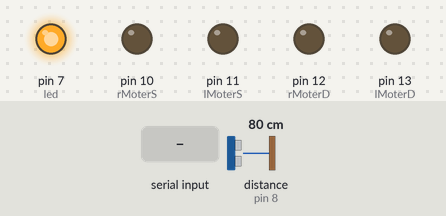
Recording of a sketch running on a simulated Arduino Uno, built with avr-gcc and run on an emulated ATmega328P. Shown: output pins drawn as LEDs (lit = HIGH). Wiring (inferred from the names in the program): ultrasonic range finder: trigger pin 9; echo pin 8. Inputs (shaded band) come from the test bench; at power-on: distance to the obstacle (sensor on pin 8) 80 cm. The echo pulse lasts 58.3 µs per cm; pins used as bus, display or sensor lines are not drawn; what the sketch prints to the serial monitor is not drawn.

Above: at 1.2 s.
1.3 s: distance to the obstacle (sensor on pin 8) set to 12 cm
2.8 s: distance to the obstacle (sensor on pin 8) set to 9 cm
At 3.2 s:
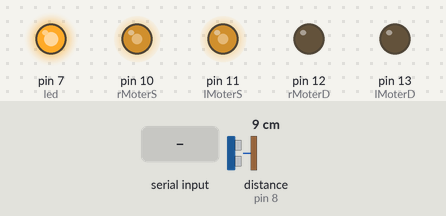
5.8 s: "N" received over the second serial link
At 6.3 s:
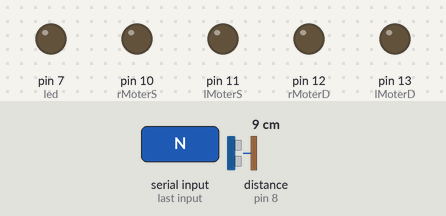
7.3 s: "B" received over the second serial link
At 8.4 s:
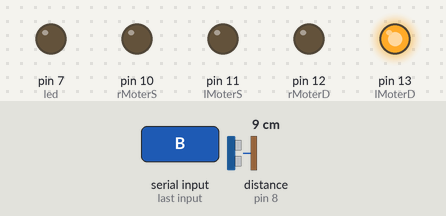
8.8 s: "Y" received over the second serial link
At 9.2 s:
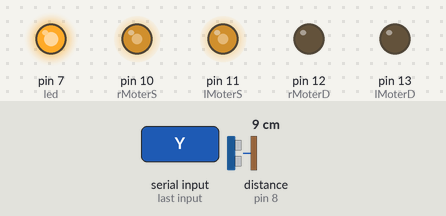
11.8 s: "F" received over the second serial link
Timing chart, 0 to 14.8 s (numbered marks = the images above; inputs shaded):
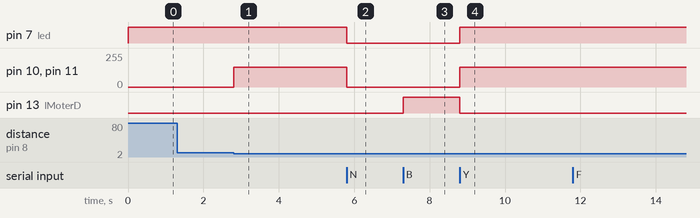

Measured:
- the behaviour switches between 11 and 10 cm on distance to the obstacle (sensor on pin 8) (found by bisection; images 0 and 1)
- after the input at 1.3 s, every drawn part: stays the same
- after the input at 2.8 s, pin 10 (rMoterS), pin 11 (lMoterS): 0/255 → 150/255 at once
- after the input at 5.8 s, pin 7 (led): HIGH → LOW at once; pin 10 (rMoterS), pin 11 (lMoterS): 150/255 → 0/255 at once
- after the input at 7.3 s, pin 13 (lMoterD): LOW → HIGH at once
- after the input at 8.8 s, pin 7 (led): LOW → HIGH at once; pin 10 (rMoterS), pin 11 (lMoterS): 0/255 → 150/255 at once; pin 13 (lMoterD): HIGH → LOW at once

The sketch:

barami_car_noBeacon.ino
```cpp
// Beacon을 이용한 위치추적과 자율주행 자동차 - 자동차
#include <SoftwareSerial.h>
SoftwareSerial RFSerial(2, 3); //TX to 2, RX to 3

int rMoterS = 10;   // Moter Speed
int lMoterS = 11;
int rMoterD = 12;   // Moter Direction, HIGH가 직진
int lMoterD = 13;   // LOW가 직진
int speed = 255;

int trigPin = 9;    // 초음파 센서
int echoPin = 8;
float obstacle = 10;    // [cm]

String receive; // RF통신
int receiveLength;
String commandReceive;
String speedReceive;
int comma;
char command;

int stance = 1;   // 상태를 나타내는 변수
int led = 7;

void setup(){               // 핀모드 설정 & 시리얼 통신 시작
  Serial.begin(9600);
  RFSerial.begin(9600);

  pinMode(rMoterS,OUTPUT);
  pinMode(lMoterS,OUTPUT);
  pinMode(rMoterD,OUTPUT);
  pinMode(lMoterD,OUTPUT);

  pinMode(trigPin, OUTPUT);
  pinMode(echoPin, INPUT);

  pinMode(led,OUTPUT);
}

void loop(){
  float duration, distance;      // 초음파 거리 측정
  digitalWrite(trigPin, LOW);
  delayMicroseconds(2);
  digitalWrite(trigPin, HIGH);
  delayMicroseconds(10);
  digitalWrite(trigPin, LOW);
  duration = pulseIn (echoPin, HIGH);
  distance = duration * 17 / 1000;    // distance={(34000*duration)/1000000}/2 (cm)

  while(!(distance >= obstacle) && stance==1){   // 장애물 감지 & 회피 (우회전)
    analogWrite(rMoterS,150);
    analogWrite(lMoterS,150);
    digitalWrite(rMoterD,LOW);
    digitalWrite(lMoterD,LOW);
    delay(500);
    analogWrite(rMoterS,0);
    analogWrite(lMoterS,0);
    digitalWrite(rMoterD,LOW);
    digitalWrite(lMoterD,LOW);
    break;
  }

  if(RFSerial.available()){   // RF통신 조작
    /* 방향과 속도를 둘 다 받기 위한 코드 이나 송신 속도를 엄청 느리게해야 동시에 보낼 수 있기 때문에 일단 비활성화
    receive = RFSerial.read();
    receiveLength = receive.length();
    comma = receive.indexOf(",");
    commandReceive = receive.substring(0, comma);
    speedReceive = receive.substring(comma, receiveLength);
    commandReceive.toCharArray(command, 100);
    speed = speedReceive.toInt();
    Serial.write(command);
    Serial.write(speed);
    */
    command = RFSerial.read();  // RF수신
    Serial.write(RFSerial.read());
    Serial.write(command);
    Serial.println(" ");

    stop();
    switch(command){
      case 'Y':
        stance = 1;
        break;
      case 'N':
        stance = 0;
        break;
      if(stance==1){
        case 'B':
          backward();
          break;
        if(distance > obstacle){
          case 'F':
            forward();
            break;
          case 'R':
            right();
            break;
          case 'L':
            left();
            break;
          case '1':
            forwardright();
            break;
          case '2':
            forwardleft();
            break;
          case '4':
            backwardright();
            break;
          case '3':
            backwardleft();
            break;
          case 'S':
            stop();
            break;
        }
      }
    }
  }

  if(stance==1){                  // on
    digitalWrite(led, HIGH);
  }

  if(stance==0){                  // off
    analogWrite(rMoterS,0);
    analogWrite(lMoterS,0);
    digitalWrite(led, LOW);
  }
}

void forward(){     // 전진
    analogWrite(rMoterS,speed);
    analogWrite(lMoterS,speed);
    digitalWrite(rMoterD,HIGH);
    digitalWrite(lMoterD,LOW);
}

void backward(){    // 후진
    analogWrite(rMoterS,speed);
    analogWrite(lMoterS,speed);
    digitalWrite(rMoterD,LOW);
    digitalWrite(lMoterD,HIGH);
}

void right(){   // 우회전 (좌측전진, 우측후진)
    analogWrite(rMoterS,speed);
    analogWrite(lMoterS,speed);
    digitalWrite(rMoterD,HIGH);
    digitalWrite(lMoterD,HIGH);
}

void left(){    // 좌회전 (좌측후진, 우측전진)
    analogWrite(rMoterS,speed);
    analogWrite(lMoterS,speed);
    digitalWrite(rMoterD,LOW);
    digitalWrite(lMoterD,LOW);
}

void forwardright(){     // forwardright
    analogWrite(rMoterS,speed);
    analogWrite(lMoterS,speed/4);
    digitalWrite(rMoterD,HIGH);
    digitalWrite(lMoterD,LOW);
}

void forwardleft(){     // forwardleft
    analogWrite(rMoterS,speed/4);
    analogWrite(lMoterS,speed);
    digitalWrite(rMoterD,HIGH);
    digitalWrite(lMoterD,LOW);
}

void backwardright(){    // backwardright
    analogWrite(rMoterS,speed);
    analogWrite(lMoterS,speed/4);
    digitalWrite(rMoterD,LOW);
    digitalWrite(lMoterD,HIGH);
}

void backwardleft(){    // backwardleft
    analogWrite(rMoterS,speed/4);
    analogWrite(lMoterS,speed);
    digitalWrite(rMoterD,LOW);
    digitalWrite(lMoterD,HIGH);
}

void stop(){    // 정지
    analogWrite(rMoterS,0);
    analogWrite(lMoterS,0);
}
```
